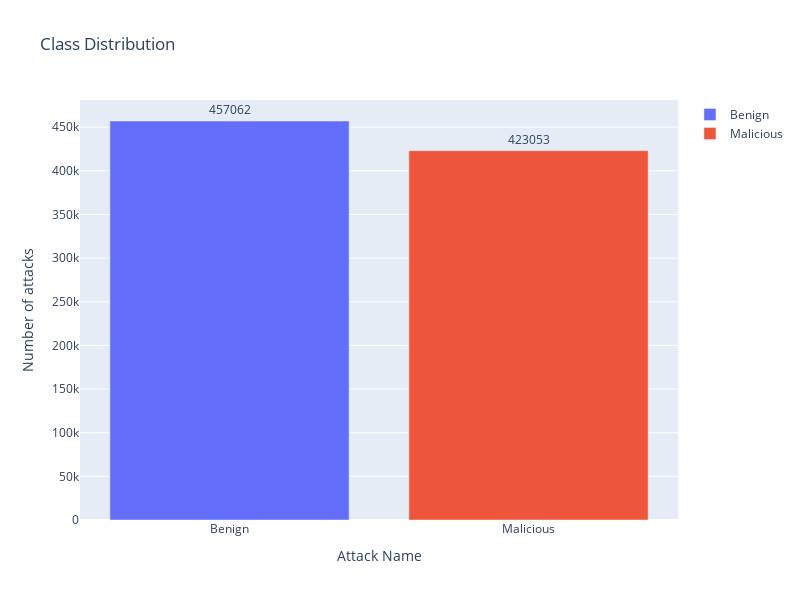

The notebook cell saved with this chart:
### Code cell
import pandas as pd
import numpy as np
import matplotlib.pyplot as plt
import joblib
import sklearn
from sklearn.preprocessing import MinMaxScaler
from sklearn.ensemble import RandomForestClassifier
from sklearn.model_selection import GridSearchCV, train_test_split
from sklearn.metrics import accuracy_score, classification_report, confusion_matrix
from sklearn.utils import class_weight

RANDOM_STATE_SEED = 12

from plotly.offline import init_notebook_mode, iplot, plot
import plotly as py
import plotly.express as px
init_notebook_mode(connected=True)
import plotly.graph_objs as go

df = df_dataset
fig = go.Figure(data=[
    go.Bar(name='Benign', 
           y=df["label"].value_counts().values[0:1],
           x=['Benign'],
           text = df["label"].value_counts()[0:1],
           orientation='v',
           textposition='outside',),
    go.Bar(name='Malicious', 
           y=df["label"].value_counts().values[1:2],
           x=['Malicious'],
           text = df["label"].value_counts()[1:2],
           orientation='v',
           textposition='outside',)
])
# Change the bar mode
fig.update_layout(
                  width=800,
                  height=600,
                  title=f'Class Distribution',
                  yaxis_title='Number of attacks',
                  xaxis_title='Attack Name',)
iplot(fig)

### Figure 1 — Plotly figure (JSON) as saved in the notebook; plotly's stock layout.template omitted (floating-point values rounded to 4 significant figures)
{"data": [{"name": "Benign", "orientation": "v", "text": [457062], "textposition": "outside", "type": "bar", "x": ["Benign"], "y": [457062]}, {"name": "Malicious", "orientation": "v", "text": [423053], "textposition": "outside", "type": "bar", "x": ["Malicious"], "y": [423053]}], "layout": {"height": 600, "title": {"text": "Class Distribution"}, "width": 800, "xaxis": {"title": {"text": "Attack Name"}}, "yaxis": {"title": {"text": "Number of attacks"}}}}
